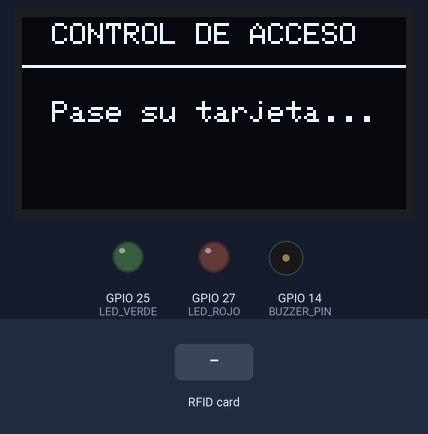
The sketch below on a simulated ESP32. On the bench: 128×64 one-colour display, output pins drawn as LEDs (lit = HIGH), buzzer (waves = sounding, pin HIGH). The test bench sets the inputs (shaded band). WiFi joins after 1.5 s; servers stay silent unless stated; uploads are accepted with an empty reply; what the sketch prints to the serial monitor is not drawn.

Above: at 2.8 s.
2.9 s: RFID card A2 2C 54 51 held to the reader
At 3.9 s:
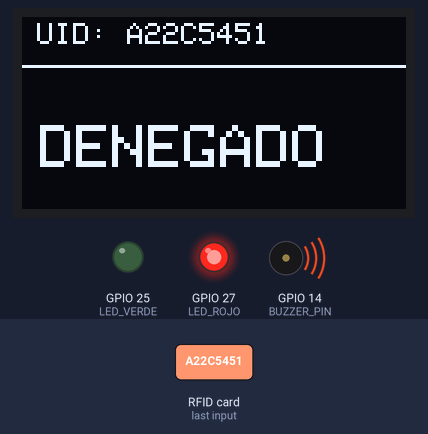
At 5.3 s:
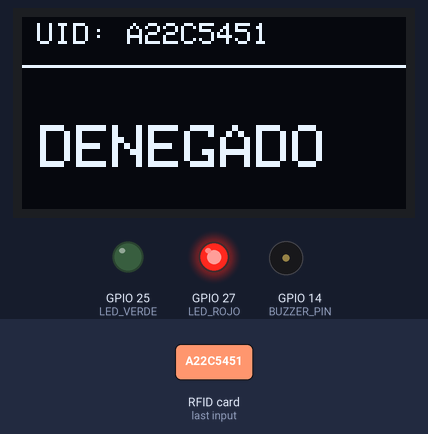
5.6 s: RFID card 5E 7A 19 C4 held to the reader
At 9.7 s:
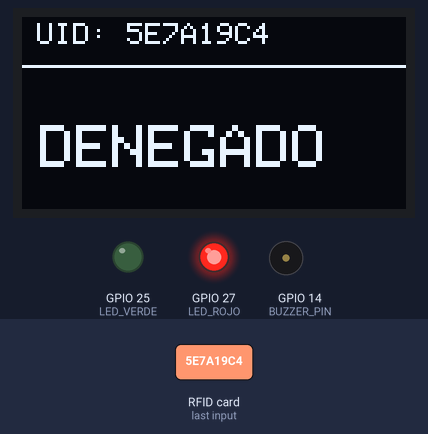
Timing chart, 0 to 13.4 s (numbered marks = the images above; inputs shaded):
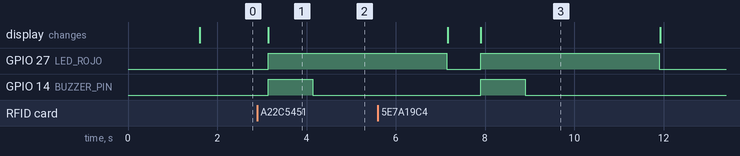

Measured:
- after the input at 2.9 s, GPIO 27 (LED_ROJO): LOW → HIGH after 0.24 s; GPIO 14 (BUZZER_PIN): LOW → HIGH after 0.24 s, → LOW 1.0 s later; the display: changes after 0.24 s (image 1)
- after the input at 5.6 s, GPIO 14 (BUZZER_PIN): LOW → HIGH after 2.3 s, → LOW 1.0 s later; the display: first differs from a run without the input after 2.3 s (image 3)

The sketch:

controllerArduino.ino
```cpp
// Control de acceso: ESP32 + RC522 + OLED (SSD1306 128x64) + LEDs + Buzzer activo (HND-2316)
// - RC522: SPI (SCK=18, MISO=19, MOSI=23), SS=5, RST=4
// - OLED: I2C (SDA=21, SCL=22), addr 0x3C
// - LED_VERDE: GPIO 25
// - LED_ROJO:  GPIO 27
// - BUZZER (activo): GPIO 14


#include <WiFi.h>
#include <HTTPClient.h>
#include <Wire.h>
#include <SPI.h>
#include <Adafruit_GFX.h>
#include <Adafruit_SSD1306.h>
#include <MFRC522.h>
#include <ArduinoJson.h>

#define RST_PIN   4
#define SS_PIN    5

#define LED_VERDE 25
#define LED_ROJO  27

#define BUZZER_PIN 14  // HND-2316 (activo)

#define SCREEN_WIDTH 128
#define SCREEN_HEIGHT 64
#define OLED_RESET    -1

const char* ssid     = "Amon"; //poner el nombre de la red wifi
const char* password = "Arturojr1622"; //poner la clave de la red wifi
const char* host = "http://38.0.101.76:3000";
const char* serverUrl = "http://38.0.101.76:3000/api/verify";


Adafruit_SSD1306 display(SCREEN_WIDTH, SCREEN_HEIGHT, &Wire, OLED_RESET);

MFRC522 mfrc522(SS_PIN, RST_PIN);

// Tarjeta autorizada (modifica con el UID que quieras permitir)
byte tarjetaPermitida[4] = {0xA2, 0x2C, 0x54, 0x51};

bool compararUID(byte *a, byte *b) {
  for (byte i = 0; i < 4; i++) if (a[i] != b[i]) return false;
  return true;
}

// Buzzer activo: simples funciones on/off (HND-2316)
void playOK() {
  digitalWrite(BUZZER_PIN, HIGH); delay(150);
  digitalWrite(BUZZER_PIN, LOW);  delay(100);
  digitalWrite(BUZZER_PIN, HIGH); delay(150);
  digitalWrite(BUZZER_PIN, LOW);
}

void playDenied() {
  digitalWrite(BUZZER_PIN, HIGH); delay(1000);
  digitalWrite(BUZZER_PIN, LOW);
}

void pantallaInicial() {
  display.clearDisplay();
  display.setTextSize(1);
  display.setTextColor(SSD1306_WHITE);
  display.setCursor(10, 2);
  display.println(F("CONTROL DE ACCESO"));
  display.drawLine(0, 16, 128, 16, SSD1306_WHITE);
  display.setCursor(10, 28);
  display.println(F("Pase su tarjeta..."));
  display.display();
}

void setup() {
  Serial.begin(115200);
  Serial.println("Conectando a WiFi: ");
  Serial.println(ssid);
  WiFi.begin(ssid, password);
  while (WiFi.status() != WL_CONNECTED) {
    delay(500);
    Serial.print(".");
  }
  Serial.println("");
  Serial.println("WiFi conectado");
  Serial.println(WiFi.localIP());

  // SPI y RC522
  SPI.begin(18, 19, 23);
  mfrc522.PCD_Init();

  // I2C
  Wire.begin(21, 22);

  // Pines salida
  pinMode(LED_VERDE, OUTPUT);
  pinMode(LED_ROJO, OUTPUT);
  pinMode(BUZZER_PIN, OUTPUT);
  digitalWrite(LED_VERDE, LOW);
  digitalWrite(LED_ROJO, LOW);
  digitalWrite(BUZZER_PIN, LOW);

  // OLED init
  if (!display.begin(SSD1306_SWITCHCAPVCC, 0x3C)) {
    Serial.println(F("❌ No se encontró la pantalla OLED."));
    for (;;) { delay(1000); }
  }

  pantallaInicial();
  Serial.println("Sistema listo. Pase una tarjeta...");
}

/* void loop() {
  // Esperar nueva tarjeta
  if (!mfrc522.PICC_IsNewCardPresent() || !mfrc522.PICC_ReadCardSerial()) return;

  // Construir UID legible
  String uidString = "";
  Serial.print("Card UID:");
  for (byte i = 0; i < mfrc522.uid.size; i++) {
    byte val = mfrc522.uid.uidByte[i];
    if (val < 0x10) Serial.print(" 0");
    else Serial.print(" ");
    Serial.print(val, HEX);
    // formato en OLED: con espacios
    if (val < 0x10) uidString += "0";
    uidString += String(val, HEX);
    if (i < mfrc522.uid.size - 1) uidString += " ";
  }
  Serial.println();

  // Mostrar UID en la zona amarilla (líneas superiores)
  display.clearDisplay();
  display.setTextSize(1);
  display.setTextColor(SSD1306_WHITE);
  display.setCursor(5, 2);
  display.print("UID: ");
  display.println(uidString);
  display.drawLine(0, 16, 128, 16, SSD1306_WHITE);

  // Comprobar acceso
  if (compararUID(mfrc522.uid.uidByte, tarjetaPermitida)) {
    Serial.println("✅ Acceso permitido");
    display.setTextSize(2);
    display.setCursor(15, 36);
    display.println("ACCESO OK");
    display.display();

    digitalWrite(LED_VERDE, HIGH);
    playOK();
    delay(2000);
    digitalWrite(LED_VERDE, LOW);
  } else {
    Serial.println("⛔ Acceso denegado");
    display.setTextSize(2);
    display.setCursor(6, 36);
    display.println("DENEGADO");
    display.display();

    digitalWrite(LED_ROJO, HIGH);
    playDenied();
    delay(2000);
    digitalWrite(LED_ROJO, LOW);
  }

  // Restaurar pantalla inicial
  pantallaInicial();

  mfrc522.PICC_HaltA();
  mfrc522.PCD_StopCrypto1();
  delay(500);
} */

void loop() {
    // Esperar nueva tarjeta
    if (!mfrc522.PICC_IsNewCardPresent() || !mfrc522.PICC_ReadCardSerial()) return;

    // 1. Construir UID como string (sin espacios)
    String uidHex = "";
    // ... (Tu código para imprimir y construir el uidString para la OLED)
    Serial.print("Card UID:");
    for (byte i = 0; i < mfrc522.uid.size; i++) {
        byte val = mfrc522.uid.uidByte[i];
        if (val < 0x10) Serial.print(" 0");
        else Serial.print(" ");
        Serial.print(val, HEX);
        // Formato para enviar al servidor (SIN ESPACIOS)
        if (val < 0x10) uidHex += "0";
        uidHex += String(val, HEX);
    }
    Serial.println();
  uidHex.toUpperCase();

    // ... (Tu código para mostrar el UID en OLED)

    // Comprobar acceso (NUEVA LÓGICA HTTP)
    if (WiFi.status() == WL_CONNECTED) {
    HTTPClient http;
    http.begin(serverUrl);
    http.addHeader("Content-Type", "application/json");

    String httpRequestData = "{\"uid\":\"" + uidHex + "\"}";
    Serial.print("Enviando UID al servidor: ");
    Serial.println(httpRequestData);

    int httpResponseCode = http.POST(httpRequestData);

        if (httpResponseCode > 0) {
            String payload = http.getString();
            Serial.print("Respuesta del servidor: ");
            Serial.println(payload);

      DynamicJsonDocument doc(256);
      DeserializationError err = deserializeJson(doc, payload);
      if (!err && String((const char*)doc["status"]) == "OK") {
        const char* userName = doc["user"] | "";

        Serial.print("Acceso permitido para: ");
        Serial.println(userName);

        display.clearDisplay();
        display.setTextSize(1);
        display.setCursor(5, 2);
        display.println("UID: " + uidHex);
        display.drawLine(0, 16, 128, 16, SSD1306_WHITE);
        display.setTextSize(2);
        display.setCursor(15, 36);
        display.println("Bienvenido");
        display.setCursor(5, 50);
        display.setTextSize(1);
        display.println(userName);
        display.display();

        digitalWrite(LED_VERDE, HIGH);
        playOK();
        delay(3000);
        digitalWrite(LED_VERDE, LOW);
      } else {
        Serial.println("Acceso denegado (Servidor)");

        display.clearDisplay();
        display.setTextSize(1);
        display.setCursor(5, 2);
        display.println("UID: " + uidHex);
        display.drawLine(0, 16, 128, 16, SSD1306_WHITE);
        display.setTextSize(2);
        display.setCursor(6, 36);
        display.println("DENEGADO");
        display.display();

        digitalWrite(LED_ROJO, HIGH);
        playDenied();
        delay(3000);
        digitalWrite(LED_ROJO, LOW);
      }
    } else {
      Serial.print("Error en la petición HTTP: ");
      Serial.println(httpResponseCode);
    }
    http.end();
    } else {
        Serial.println("❌ WiFi desconectado. Intentando reconectar...");
        WiFi.begin(ssid, password);
    }
    // ------------------------------------------------

    // Restaurar pantalla inicial
    pantallaInicial();

    mfrc522.PICC_HaltA();
    mfrc522.PCD_StopCrypto1();
    delay(500);
}
```
